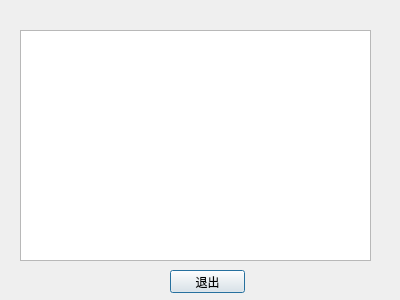
<?xml version="1.0" encoding="UTF-8"?>
<ui version="4.0">
 <class>NoticeDialog</class>
 <widget class="QDialog" name="NoticeDialog">
  <property name="geometry">
   <rect>
    <x>0</x>
    <y>0</y>
    <width>400</width>
    <height>300</height>
   </rect>
  </property>
  <property name="windowTitle">
   <string>消息通知</string>
  </property>
  <property name="styleSheet">
   <string notr="true">background-image: url(:/new/myimage/image/2background.png);</string>
  </property>
  <widget class="QTextEdit" name="textEdit">
   <property name="geometry">
    <rect>
     <x>20</x>
     <y>30</y>
     <width>351</width>
     <height>231</height>
    </rect>
   </property>
  </widget>
  <widget class="QPushButton" name="pushButton">
   <property name="geometry">
    <rect>
     <x>170</x>
     <y>270</y>
     <width>75</width>
     <height>23</height>
    </rect>
   </property>
   <property name="sizePolicy">
    <sizepolicy hsizetype="Fixed" vsizetype="Fixed">
     <horstretch>0</horstretch>
     <verstretch>0</verstretch>
    </sizepolicy>
   </property>
   <property name="text">
    <string>退出</string>
   </property>
  </widget>
 </widget>
 <resources/>
 <connections/>
</ui>
